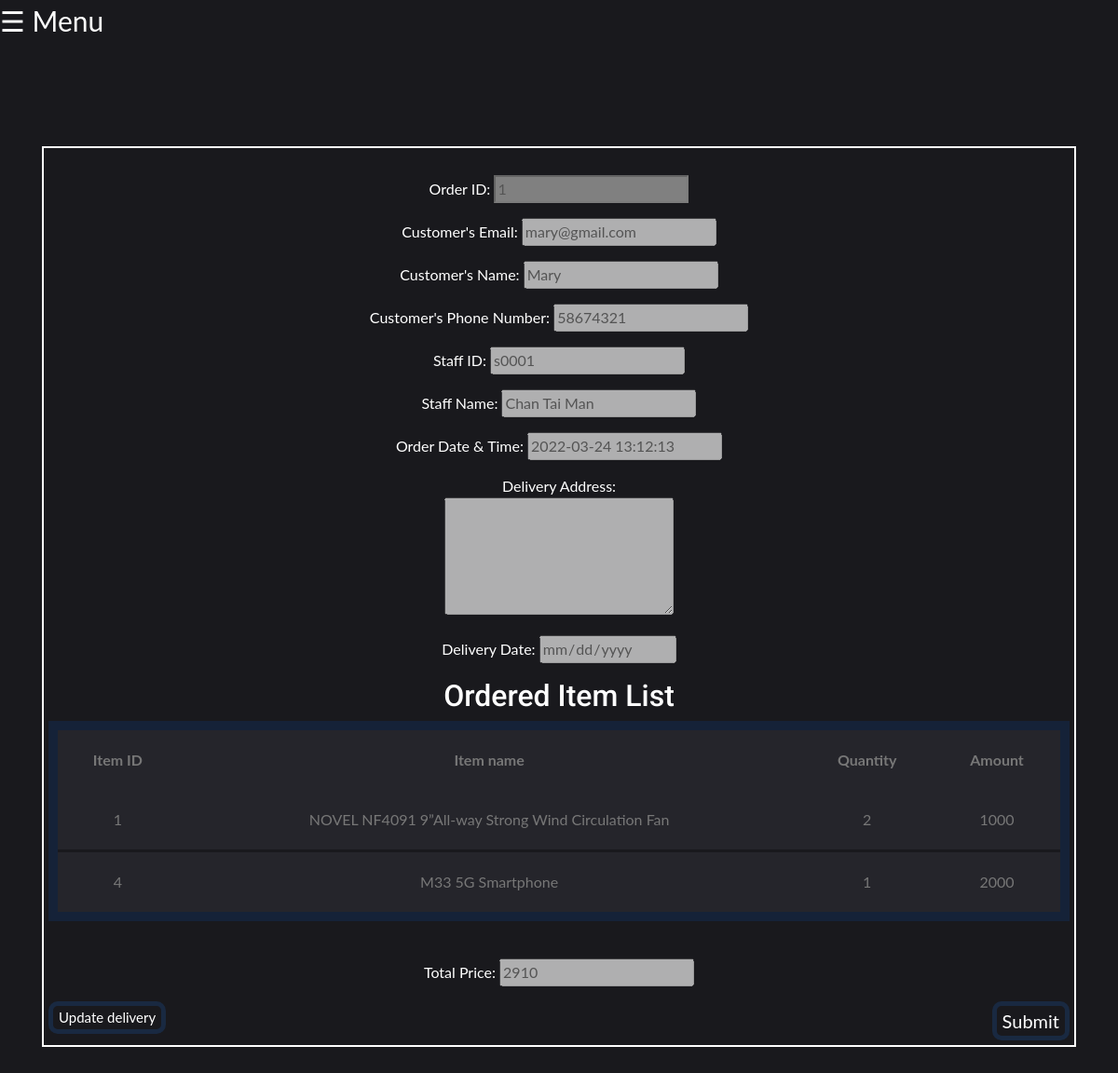
Page /php/Order.php?orderID=1 (signed in) on the committed database.
### tables this page shows
CREATE TABLE `Orders` (
  `orderID` varchar(255) NOT NULL,
  `customerEmail` varchar(50) NOT NULL,
  `staffID` varchar(50) NOT NULL,
  `dateTime` timestamp NOT NULL DEFAULT current_timestamp() ON UPDATE current_timestamp(),
  `deliveryAddress` varchar(255) DEFAULT NULL,
  `deliveryDate` date DEFAULT NULL,
  `totalPrice` double NOT NULL
);

CREATE TABLE `Customer` (
  `customerEmail` varchar(50) NOT NULL,
  `customerName` varchar(100) NOT NULL,
  `phoneNumber` varchar(255) DEFAULT NULL
);

CREATE TABLE `Staff` (
  `staffID` varchar(50) NOT NULL,
  `staffName` varchar(100) NOT NULL,
  `password` varchar(50) NOT NULL,
  `position` varchar(50) NOT NULL
);

CREATE TABLE `ItemOrders` (
  `orderID` varchar(255) NOT NULL,
  `itemID` int(11) NOT NULL,
  `orderQuantity` int(5) NOT NULL,
  `price` double NOT NULL
);

CREATE TABLE `Item` (
  `itemID` int(11) NOT NULL,
  `itemName` varchar(255) NOT NULL,
  `itemDescription` text DEFAULT NULL,
  `stockQuantity` int(11) NOT NULL DEFAULT 0,
  `price` double NOT NULL
);

### php/Order.php (the view, shortened to what this page needs)
<!doctype html>
<?php
if(!isset($_COOKIE["user"])){
	header("Location: ../home.html");
}else{
?>
<html>
  <head>
    <link rel="stylesheet" href="../css/bootstrap.min.css">
    <link rel="stylesheet" href="../css/style.css">
    <link rel="stylesheet" href="../css/navbar.css">
  </head>
  <body onload="startForm()">
	<span style="font-size:30px;cursor:pointer" onclick="openNav()">&#9776; Menu</span>
  <div class="content">
    <div class="container">
      <div class="table-responsive custom-table-responsive" >
		<form method="post" action="UpdateOrder.php" name="order">
		<fieldset>
		<?php
			if(isset($_GET["orderID"])){
			require("conn.php");
			$orderid = $_GET["orderID"];
			$sql3 = "select * from orders where orderID = '$orderid'";
			$rs3 = mysqli_query($conn, $sql3) or die (mysqli_error($conn));
			$rc3 = mysqli_fetch_assoc($rs3);
			$sql4 = "select * from customer where customerEmail = '{$rc3["customerEmail"]}'";
			$rs4 = mysqli_query($conn,$sql4) or die(mysqli_error($conn));
			$rc4 = mysqli_fetch_assoc($rs4);
			$sql5 = "select * from staff where staffID = '{$rc3["staffID"]}'";
			$rs5 = mysqli_query($conn,$sql5) or die(mysqli_error($conn));
			$rc5 = mysqli_fetch_assoc($rs5);
			$totalprice = $rc3["totalPrice"];
		?>
        <p>Order ID: <input type="text" id="orderID" required="required" name="orderID" value=<?=$orderid?> readonly="readonly" style="background-color:#808080;"></p>
		<p>Customer's Email: <input type="email" pattern="[a-z0-9._%+-]+@[a-z0-9.-]+\.com$" title="include '.com' at the last" required="required" name="cusEmail" value=<?=$rc3["customerEmail"]?>></p>
		<p>Customer's Name: <input type="text" required="required" name="cusName" value="<?=$rc4["customerName"]?>"></p>
		<p>Customer's Phone Number: <input type="tel" pattern="^(852-)[0-9]{8}" title="852-xxxxxxxx" required="required" name="cusPhone" value="<?=$rc4["phoneNumber"]?>"></p>
		<p>Staff ID: <input type="text" pattern="^[S][0-9]{5}" title="Capital S with 5 digit" required="required" name="staffID" value="<?=$rc3["staffID"]?>"></p>
		<p>Staff Name: <input type="text" required="required" name="staffName" value="<?=$rc5["staffName"]?>" ></p>
		<p>Order Date & Time: <input type="datetime" required="required" name="orderDNT" value="<?=$rc3["dateTime"]?>"/></p>
		<p>Delivery Address: </br><textarea rows="5" cols="25" name="dAddress" required="required" name="DeliveryAddress"/><?php echo $rc3["deliveryAddress"]?></textarea></p>
		<p>Delivery Date: <input type="date" required="required" name="dDate" value="<?=$rc3["deliveryDate"]?>" min="<?=date('Y-m-d');?>" ></p>
		<h2>Ordered Item List</h2>
		<div class="table-responsive custom-table-responsive">
		<table class="table custom-table">
			<tr>
				<th scope="col">Item ID</th>
				<th scope="col">Item name</th>
				<th scope="col">Quantity</th>
				<th scope="col">Amount</th>
			</tr>
			<?php
				$sql = "SELECT * FROM itemorders where orderID = '$orderid' ORDER BY itemID ASC";
				$rs = mysqli_query($conn, $sql) or die (mysqli_error($conn));
				while ($rc = mysqli_fetch_assoc($rs)){
					$sql2 = "SELECT * FROM item where itemID = '{$rc["itemID"]}'";
					$rs2 = mysqli_query($conn, $sql2) or die (mysqli_error($conn));
					$rc2 = mysqli_fetch_assoc($rs2);
					echo "<tr>";
					echo "<td>" . $rc["itemID"] . "</td>";
					echo "<td>" . $rc2["itemName"] . "</td>";
					echo "<td>" . $rc["orderQuantity"] . "</td>";
					echo "<td>" . $rc["price"] . "</td>";
					echo "</tr>";
					echo "<tr class='spacer'><td colspan='100'></td></tr>";
				}
			}
			?>
		</table>
		</div>
		<p>Total Price: <input type="text" name="total" value="<?=$totalprice?>" readonly="readonly" disabled="true"></p>
		<input type="submit" value="Submit" class="button" name="Submit" onclick="return confirm('Are you sure you want to update this order information?');"/>
		<input type="button" value="Update delivery" class="button2" onclick="updateDelivery();"/>
		</fieldset>
		</form>
    </div>
  </div>
  </body>
</html>
<?php
}
?>

### css/style.css (style rules this page uses)
body { font-family: "Roboto", -apple-system, BlinkMacSystemFont, "Segoe UI", Roboto, "Helvetica Neue", Arial, "Noto Sans", sans-serif, "Apple Color Emoji", "Segoe UI Emoji", "Segoe UI Symbol", "Noto Color Emoji"; background-color: #19191d; //font-weight: 300; color: #fff; }
.content { padding: 7rem 0; }
fieldset { border: 2px white solid; padding: 5px; text-align:center; }
h1, h2, h3, h4, h5, h6, .h1, .h2, .h3, .h4, .h5, .h6 { font-family: "Roboto", -apple-system, BlinkMacSystemFont, "Segoe UI", Roboto, "Helvetica Neue", Arial, "Noto Sans", sans-serif, "Apple Color Emoji", "Segoe UI Emoji", "Segoe UI Symbol", "Noto Color Emoji"; }
table { border: 10px solid #152238; }
.custom-table { min-width: 900px; max-height: 10px; }
.custom-table tbody th, .custom-table tbody td { color: #777; //font-weight: 400; padding-bottom: 20px; padding-top: 20px; //font-weight: 300; }
.custom-table tbody tr th, .custom-table tbody tr td { background: #25252b; border: none; //-webkit-transition: .3s all ease; //-o-transition: .3s all ease; //transition: .3s all ease; }
.custom-table tbody tr.spacer td { padding: 0 !important; height: 3px; //border-radius: 0 !important; background: transparent !important; }
.button { border: 5px solid black; border-radius:10px; float: right; border-color: #192941; background-color: #19191d; color: white; font-size: 20px; }
.button2 { border: 5px solid black; border-radius:10px; float: left; border-color: #192941; background-color: #19191d; color: white; font-size: 15px; }

### css/navbar.css (style rules this page uses)
body { font-family: "Lato", sans-serif; }

### rows in the picture
orders: cusEmail "mary@gmail.com", staffID "s0001", orderDNT "2022-03-24 13:12:13", total "2910"
customer: cusName "Mary", cusPhone "58674321"
staff: staffName "Chan Tai Man"
itemorders: itemID "1", itemID.itemName "NOVEL NF4091 9”All-way Strong Wind Circulation Fan", orderQuantity "2", price "1000"
itemorders: itemID "4", itemID.itemName "M33 5G Smartphone", orderQuantity "1", price "2000"
